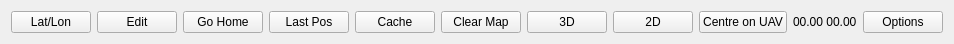
<?xml version="1.0" encoding="UTF-8"?>
<ui version="4.0">
 <class>QGCMapToolBar</class>
 <widget class="QWidget" name="QGCMapToolBar">
  <property name="geometry">
   <rect>
    <x>0</x>
    <y>0</y>
    <width>917</width>
    <height>44</height>
   </rect>
  </property>
  <property name="maximumSize">
   <size>
    <width>16777215</width>
    <height>44</height>
   </size>
  </property>
  <property name="windowTitle">
   <string>Form</string>
  </property>
  <layout class="QHBoxLayout" name="horizontalLayout">
   <item>
    <widget class="QPushButton" name="goToButton">
     <property name="maximumSize">
      <size>
       <width>16777215</width>
       <height>16777215</height>
      </size>
     </property>
     <property name="text">
      <string>Lat/Lon</string>
     </property>
    </widget>
   </item>
   <item>
    <widget class="QPushButton" name="editButton">
     <property name="maximumSize">
      <size>
       <width>16777215</width>
       <height>16777215</height>
      </size>
     </property>
     <property name="text">
      <string>Edit</string>
     </property>
    </widget>
   </item>
   <item>
    <widget class="QPushButton" name="goHomeButton">
     <property name="maximumSize">
      <size>
       <width>16777215</width>
       <height>16777215</height>
      </size>
     </property>
     <property name="text">
      <string>Go Home</string>
     </property>
    </widget>
   </item>
   <item>
    <widget class="QPushButton" name="lastPosButton">
     <property name="maximumSize">
      <size>
       <width>16777215</width>
       <height>16777215</height>
      </size>
     </property>
     <property name="text">
      <string>Last Pos</string>
     </property>
    </widget>
   </item>
   <item>
    <widget class="QPushButton" name="ripMapButton">
     <property name="maximumSize">
      <size>
       <width>16777215</width>
       <height>16777215</height>
      </size>
     </property>
     <property name="text">
      <string>Cache</string>
     </property>
    </widget>
   </item>
   <item>
    <widget class="QPushButton" name="clearTrailsButton">
     <property name="maximumSize">
      <size>
       <width>16777215</width>
       <height>16777215</height>
      </size>
     </property>
     <property name="text">
      <string>Clear Map</string>
     </property>
    </widget>
   </item>
   <item>
    <widget class="QPushButton" name="HeightButton">
     <property name="text">
      <string>3D</string>
     </property>
    </widget>
   </item>
   <item>
    <widget class="QPushButton" name="mapButton">
     <property name="text">
      <string>2D</string>
     </property>
    </widget>
   </item>
   <item>
    <spacer name="horizontalSpacer_3">
     <property name="orientation">
      <enum>Qt::Horizontal</enum>
     </property>
     <property name="sizeHint" stdset="0">
      <size>
       <width>28</width>
       <height>20</height>
      </size>
     </property>
    </spacer>
   </item>
   <item>
    <widget class="QPushButton" name="followPushButton">
     <property name="maximumSize">
      <size>
       <width>16777215</width>
       <height>16777215</height>
      </size>
     </property>
     <property name="toolTip">
      <string>Centers map on current vehicle location</string>
     </property>
     <property name="styleSheet">
      <string notr="true">QPushButton:checked {
	background-color: rgb(100, 216, 100);

}

QPushButton:pressed {
	background-color: rgb(0,255,0);
}</string>
     </property>
     <property name="text">
      <string>Centre on UAV</string>
     </property>
     <property name="checkable">
      <bool>true</bool>
     </property>
     <property name="checked">
      <bool>false</bool>
     </property>
    </widget>
   </item>
   <item>
    <spacer name="horizontalSpacer">
     <property name="orientation">
      <enum>Qt::Horizontal</enum>
     </property>
     <property name="sizeHint" stdset="0">
      <size>
       <width>20</width>
       <height>20</height>
      </size>
     </property>
    </spacer>
   </item>
   <item>
    <widget class="QLabel" name="posLabel">
     <property name="maximumSize">
      <size>
       <width>16777085</width>
       <height>16777215</height>
      </size>
     </property>
     <property name="text">
      <string>00.00 00.00</string>
     </property>
    </widget>
   </item>
   <item>
    <spacer name="horizontalSpacer_2">
     <property name="orientation">
      <enum>Qt::Horizontal</enum>
     </property>
     <property name="sizeHint" stdset="0">
      <size>
       <width>13</width>
       <height>20</height>
      </size>
     </property>
    </spacer>
   </item>
   <item>
    <widget class="QPushButton" name="optionsButton">
     <property name="maximumSize">
      <size>
       <width>16777215</width>
       <height>16777215</height>
      </size>
     </property>
     <property name="text">
      <string>Options</string>
     </property>
    </widget>
   </item>
  </layout>
 </widget>
 <resources/>
 <connections/>
</ui>
